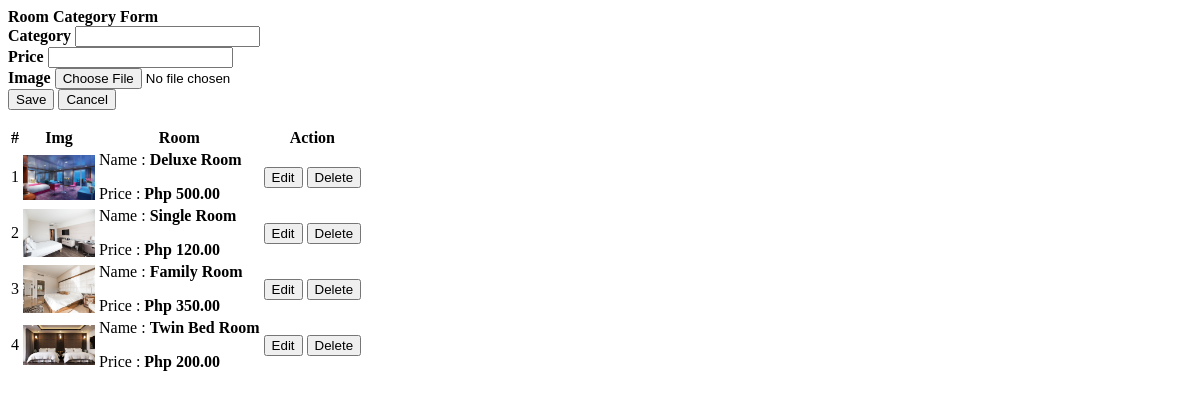
/frontdesk/categories.php, run on an earlier commit of the app's database.
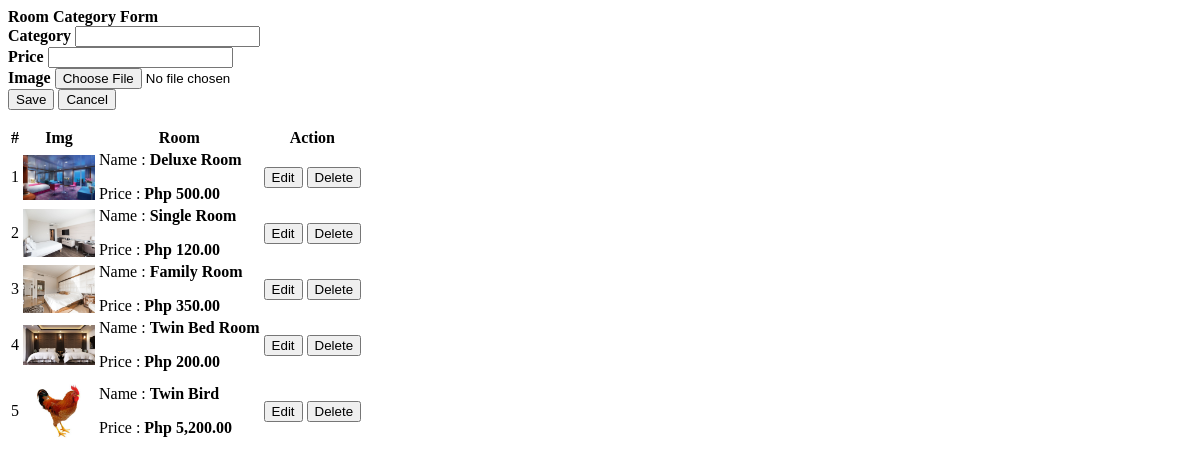
And on a later commit of the database.
### tables this page shows
CREATE TABLE `room_categories` (
  `id` int(30) NOT NULL,
  `name` text NOT NULL,
  `price` float NOT NULL,
  `cover_img` text NOT NULL
);

### frontdesk/categories.php (the view, shortened to what this page needs)
<?php
include('../admin/db_connect.php');
?>
<div class="container-fluid">
	<div class="col-lg-12  mt-5">
		<div class="row">
			<div class="col-md-4">
				<form action="" id="manage-category">
					<div class="card">
						<div class="card-header bg-dark text-white">
								<b>Room Category Form</b>
						</div>
						<div class="card-body">
								<div class="form-group">
									<label class="control-label"><b>Category</b></label>
									<input type="text" class="form-control" name="name">
								</div>
								<div class="form-group">
									<label class="control-label"><b>Price</b></label>
									<input type="number" class="form-control text-right" name="price" step="any">
								</div>
								<div class="form-group">
									<label for="" class="control-label"><b>Image</b></label>
									<input type="file" class="form-control p-1" name="img" onchange="displayImg(this,$(this))" >
								</div>
						</div>
						<div class="card-footer">
							<div class="row">
								<div class="col-md-12">
									<button class="btn btn-sm btn-success col-sm-3 "> Save</button>
									<button class="btn btn-sm btn-danger col-sm-3 p-1" type="button" onclick="$('#manage-category').get(0).reset()"> Cancel</button>
								</div>
							</div>
						</div>
					</div>
				</form>
			</div>
			<div class="col-md-8">
				<div class="card">
					<div class="card-body">
						<table class="table table-bordered table-hover">
							<thead class= "bg-dark text-white">
								<tr>
									<th class="text-center">#</th>
									<th class="text-center">Img</th>
									<th class="text-center">Room</th>
									<th class="text-center">Action</th>
								</tr>
							</thead>
							<tbody>
								<?php
								$i = 1;
								$cats = $conn->query("SELECT * FROM room_categories order by id asc");
								while($row=$cats->fetch_assoc()):
								?>
								<tr>
									<td class="text-center"><?php echo $i++ ?></td>
									<td class="text-center">
										<img src="<?php echo isset($row['cover_img']) ? '../assets/img/'.$row['cover_img'] :'' ?>" alt="" id="cimg">
									</td>
									<td class="">
										<p>Name : <b><?php echo $row['name'] ?></b></p>
										<p>Price : <b><?php echo "Php ".number_format($row['price'],2) ?></b></p>
									</td>
									<td class="text-center">
										<button class="btn btn-sm btn-primary edit_cat" type="button" data-id="<?php echo $row['id'] ?>" data-name="<?php echo $row['name'] ?>" data-price="<?php echo $row['price'] ?>" data-cover_img="<?php echo $row['cover_img'] ?>">Edit</button>
										<button class="btn btn-sm btn-danger delete_cat" type="button" data-id="<?php echo $row['id'] ?>">Delete</button>
									</td>
								</tr>
								<?php endwhile; ?>
							</tbody>
						</table>
					</div>
				</div>
			</div>
		</div>
	</div>
</div>

What changed in the data, as far as the page shows it:
added room_categories: cover_img (picture), name "Twin Bird", price "5,200.00"
